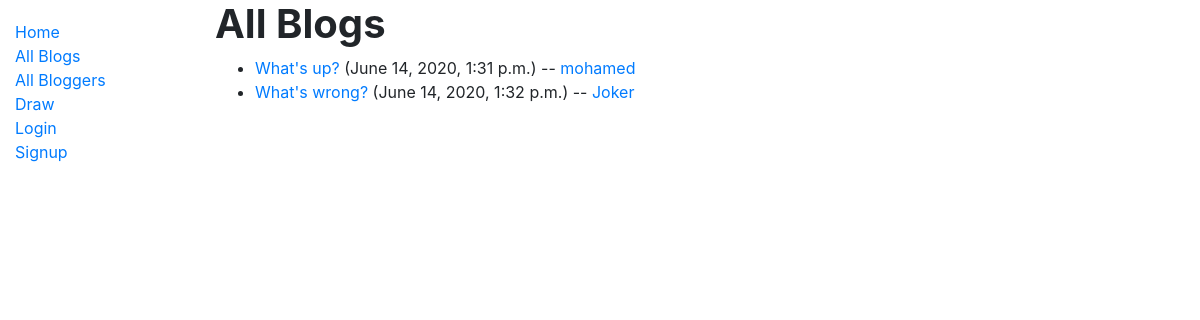
The page /blog/all on the database as committed earlier.
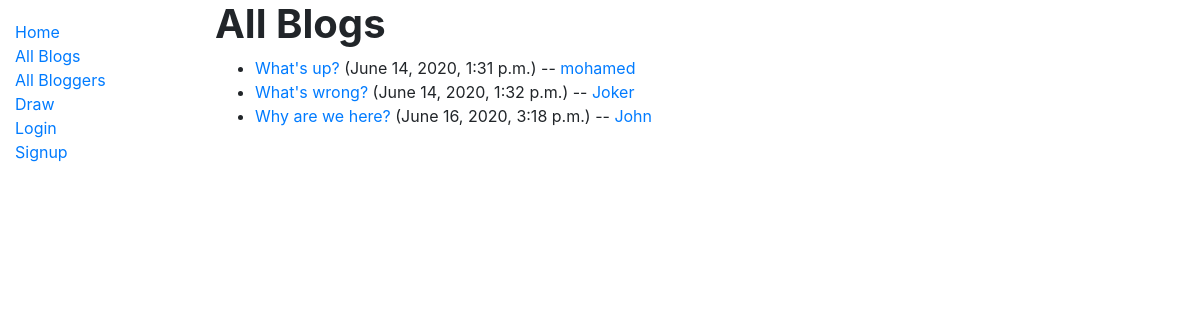
The same page on the database as committed later.
### blog/models.py (models this page shows, shortened)
class Blog(models.Model):
    post = models.CharField(max_length=200)
    author = models.ForeignKey(Author, on_delete=models.SET_NULL, null=True, blank=True)
    description = models.TextField()
    date = models.DateTimeField(auto_now=True)
    def get_absolute_url(self):
        return reverse('blog-detail', args=[str(self.id)])

class Author(models.Model):
    name = models.OneToOneField(User, on_delete=models.SET_NULL, null=True)
    bio = models.TextField()
    class Meta:
        ordering = ['name']
    def __str__(self):
        return self.name.username
    def get_absolute_url(self):
        return reverse('author-detail', args=[str(self.id)])

### blog/views.py (the view)
# urls.py: path('all', views.BlogListView.as_view(), name='blogs'),
class BlogListView(generic.ListView):
    model = Blog

### blog/templates/blog/blog_list.html
{% extends "base_generic.html" %}
{% block content %}
  <h1><strong>All Blogs</strong></h1>
  {% if blog_list %}
  <ul>
    {% for blog in blog_list %}
      <li>
        <a href="{{ blog.get_absolute_url }}">{{ blog.post }}</a> ({{blog.date}}) -- <a href="{{ blog.author.get_absolute_url }}">{{ blog.author }}</a>
      </li>
    {% endfor %}
  </ul>
  {% else %}
    <p>There are no posts in this blog.</p>
  {% endif %}
{% endblock %}

Rows that differ between the two databases and show on the page:
added Blog: post "Why are we here?", date "June 16, 2020, 3:18 p.m.", author "John"
